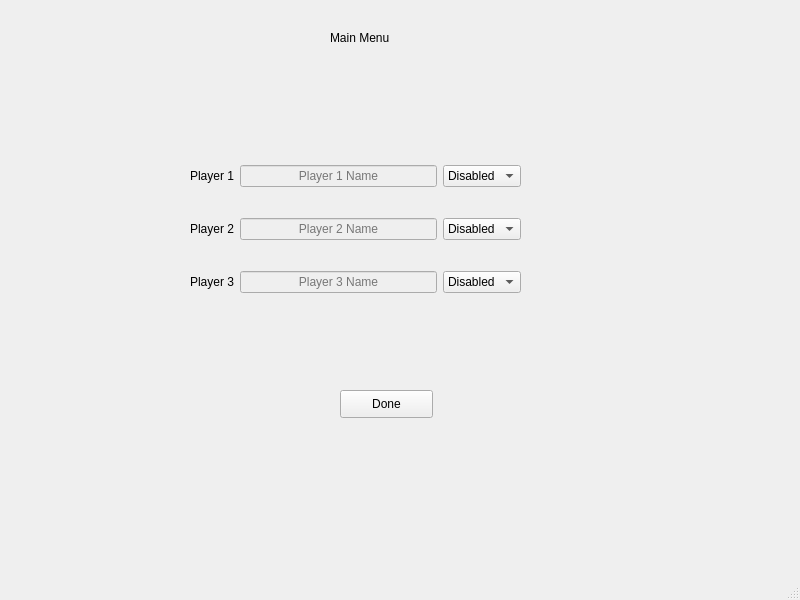
<?xml version="1.0" encoding="UTF-8"?>
<ui version="4.0">
 <class>MainBoard</class>
 <widget class="QMainWindow" name="MainBoard">
  <property name="geometry">
   <rect>
    <x>0</x>
    <y>0</y>
    <width>800</width>
    <height>600</height>
   </rect>
  </property>
  <property name="windowTitle">
   <string>MainBoard</string>
  </property>
  <widget class="QWidget" name="centralwidget">
   <widget class="QStackedWidget" name="stackedWidget">
    <property name="geometry">
     <rect>
      <x>40</x>
      <y>0</y>
      <width>761</width>
      <height>541</height>
     </rect>
    </property>
    <widget class="QWidget" name="mainmenu">
     <widget class="QLabel" name="MainMenu_label">
      <property name="geometry">
       <rect>
        <x>290</x>
        <y>30</y>
        <width>81</width>
        <height>16</height>
       </rect>
      </property>
      <property name="text">
       <string>Main Menu</string>
      </property>
     </widget>
     <widget class="QPushButton" name="doneButton">
      <property name="geometry">
       <rect>
        <x>300</x>
        <y>390</y>
        <width>93</width>
        <height>28</height>
       </rect>
      </property>
      <property name="text">
       <string>Done</string>
      </property>
     </widget>
     <widget class="QWidget" name="gridLayoutWidget">
      <property name="geometry">
       <rect>
        <x>150</x>
        <y>140</y>
        <width>331</width>
        <height>181</height>
       </rect>
      </property>
      <layout class="QGridLayout" name="gridLayout">
       <item row="2" column="2">
        <widget class="QComboBox" name="p3_comboBox">
         <item>
          <property name="text">
           <string>Disabled</string>
          </property>
         </item>
         <item>
          <property name="text">
           <string>Enabled</string>
          </property>
         </item>
        </widget>
       </item>
       <item row="1" column="0">
        <widget class="QLabel" name="p2_label">
         <property name="text">
          <string>Player 2</string>
         </property>
        </widget>
       </item>
       <item row="1" column="1">
        <widget class="QLineEdit" name="p2_name">
         <property name="enabled">
          <bool>false</bool>
         </property>
         <property name="maxLength">
          <number>15</number>
         </property>
         <property name="alignment">
          <set>Qt::AlignCenter</set>
         </property>
         <property name="placeholderText">
          <string>Player 2 Name</string>
         </property>
        </widget>
       </item>
       <item row="1" column="2">
        <widget class="QComboBox" name="p2_comboBox">
         <item>
          <property name="text">
           <string>Disabled</string>
          </property>
         </item>
         <item>
          <property name="text">
           <string>Enabled</string>
          </property>
         </item>
        </widget>
       </item>
       <item row="2" column="0">
        <widget class="QLabel" name="p3_label">
         <property name="text">
          <string>Player 3</string>
         </property>
        </widget>
       </item>
       <item row="0" column="0">
        <widget class="QLabel" name="p1_label">
         <property name="text">
          <string>Player 1</string>
         </property>
         <property name="textFormat">
          <enum>Qt::AutoText</enum>
         </property>
        </widget>
       </item>
       <item row="0" column="1">
        <widget class="QLineEdit" name="p1_name">
         <property name="enabled">
          <bool>false</bool>
         </property>
         <property name="maxLength">
          <number>15</number>
         </property>
         <property name="alignment">
          <set>Qt::AlignCenter</set>
         </property>
         <property name="placeholderText">
          <string>Player 1 Name</string>
         </property>
        </widget>
       </item>
       <item row="2" column="1">
        <widget class="QLineEdit" name="p3_name">
         <property name="enabled">
          <bool>false</bool>
         </property>
         <property name="maxLength">
          <number>15</number>
         </property>
         <property name="alignment">
          <set>Qt::AlignCenter</set>
         </property>
         <property name="placeholderText">
          <string>Player 3 Name</string>
         </property>
        </widget>
       </item>
       <item row="0" column="2">
        <widget class="QComboBox" name="p1_comboBox">
         <item>
          <property name="text">
           <string>Disabled</string>
          </property>
         </item>
         <item>
          <property name="text">
           <string>Enabled</string>
          </property>
         </item>
        </widget>
       </item>
      </layout>
     </widget>
     <widget class="QWidget" name="verticalLayoutWidget">
      <property name="geometry">
       <rect>
        <x>500</x>
        <y>140</y>
        <width>71</width>
        <height>181</height>
       </rect>
      </property>
      <layout class="QVBoxLayout" name="verticalLayout">
       <item>
        <widget class="QPushButton" name="p1_color">
         <property name="text">
          <string/>
         </property>
         <property name="flat">
          <bool>true</bool>
         </property>
        </widget>
       </item>
       <item>
        <widget class="QPushButton" name="p2_color">
         <property name="text">
          <string/>
         </property>
         <property name="flat">
          <bool>true</bool>
         </property>
        </widget>
       </item>
       <item>
        <widget class="QPushButton" name="p3_color">
         <property name="text">
          <string/>
         </property>
         <property name="flat">
          <bool>true</bool>
         </property>
        </widget>
       </item>
      </layout>
     </widget>
    </widget>
    <widget class="QWidget" name="connect4board">
     <property name="styleSheet">
      <string notr="true">QWidget {
rgb(85, 0, 255)
}</string>
     </property>
     <widget class="QLabel" name="label_2">
      <property name="geometry">
       <rect>
        <x>270</x>
        <y>60</y>
        <width>55</width>
        <height>16</height>
       </rect>
      </property>
      <property name="text">
       <string>Board</string>
      </property>
     </widget>
    </widget>
    <widget class="QWidget" name="store">
     <widget class="QLabel" name="label">
      <property name="geometry">
       <rect>
        <x>320</x>
        <y>90</y>
        <width>55</width>
        <height>16</height>
       </rect>
      </property>
      <property name="text">
       <string>Store</string>
      </property>
     </widget>
    </widget>
   </widget>
  </widget>
  <widget class="QMenuBar" name="menubar">
   <property name="geometry">
    <rect>
     <x>0</x>
     <y>0</y>
     <width>800</width>
     <height>26</height>
    </rect>
   </property>
  </widget>
  <widget class="QStatusBar" name="statusbar"/>
 </widget>
 <resources/>
 <connections/>
</ui>
